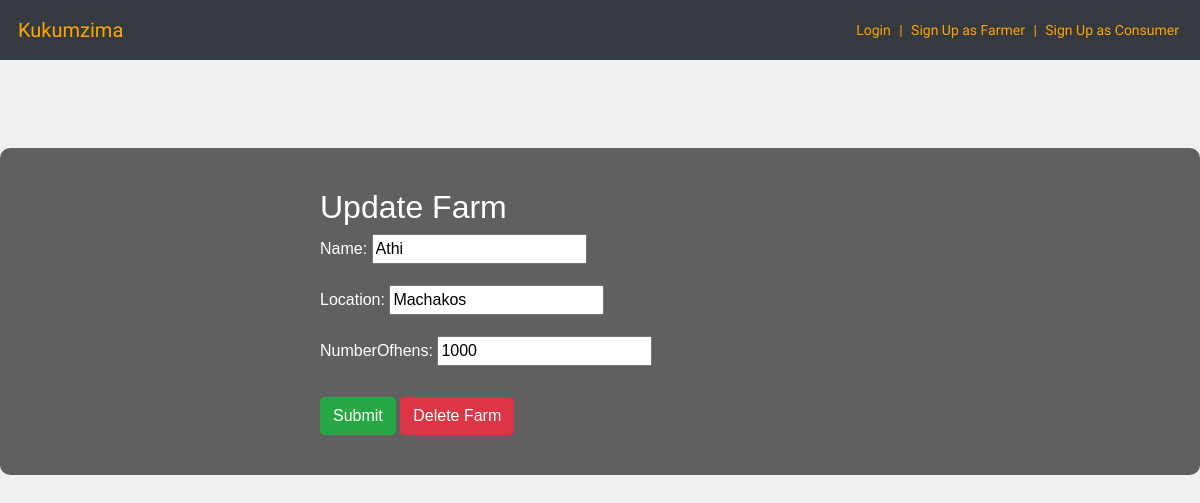
Page /1/update/ on the committed database.
### core/models.py (models this page shows, shortened)
class Farm(models.Model):
    farmer = models.ForeignKey(Farmer, on_delete=models.CASCADE)
    name = models.CharField(max_length=100)
    location = models.CharField(max_length=255)
    numberOfhens = models.PositiveIntegerField()

### core/views.py (the view)
# urls.py: path('<int:pk>/update/', FarmUpdateView.as_view(), name='farm_update'),
class FarmUpdateView(UpdateView):
    model = Farm
    form_class = FarmForm
    template_name = 'core/farm_form.html'
    success_url = reverse_lazy('farm_list')

### core/forms.py
class FarmForm(forms.ModelForm):
    class Meta:
        model = Farm
        fields = [ 'name', 'location', 'numberOfhens']

### core/templates/core/farm_form.html (shortened to what this page needs)
{% extends 'core/base.html' %}
{% block content %}
<div class="form-container">
    <h2>{% if object %}Update{% else %}Create{% endif %} Farm</h2>
    <form id="farm-form" method="post">
        {{ form.as_p }}
        <button type="submit" class="btn btn-success">Submit</button>
        {% if object %}
            <a href="{% url 'farm_delete' farm.id %}">
                <button type="button" class="btn btn-danger">Delete Farm</button>
            </a>
        {% endif %}
    </form>
</div>
{% endblock %}

### core/templates/core/base.html (style rules this page uses)
body { font-family: Arial, sans-serif; background-color: #f0f0f0; color: #333333; margin: 0; padding: 0; background-image: url('https://images5.alphacoders.com/867/867097.jpg '); background-size:cover; background-repeat: no-repeat; }
.form-container { max-width: 600px; margin: auto; padding: 20px; border-radius: 5px; }
.btn { margin-top: 10px; }
a { text-decoration: none; color: #007bff; }

### rows in the picture
Farm: name "Athi", location "Machakos", numberOfhens "1000"
